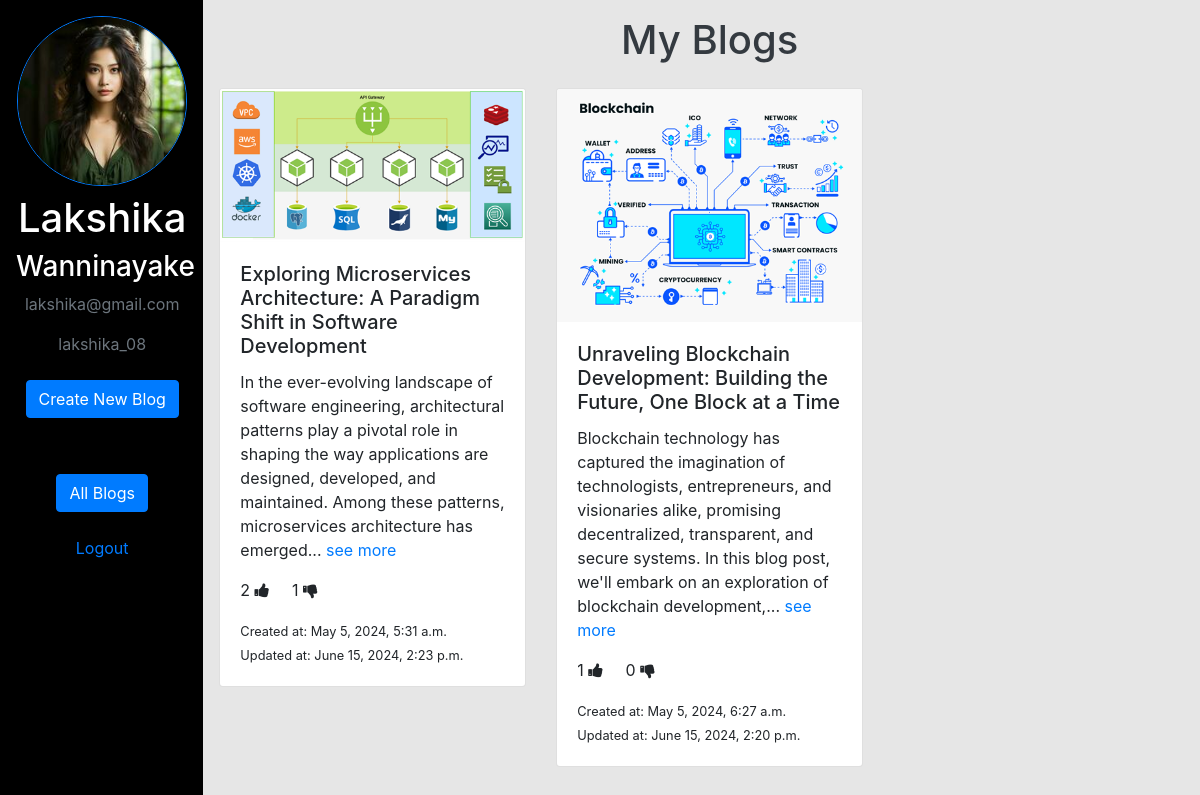
The page /blogging/10/dashboard/ on the database its author committed.
### blogging/models.py (models this page shows, shortened)
class ProfileImage(models.Model):
	profile_picture = models.ImageField(upload_to='profile_images/')
	userId = models.CharField(max_length=255)

class Product(models.Model):
	name = models.CharField(max_length=255)
	description = models.TextField()
	image = models.ImageField(upload_to='products/')
	created_at = models.DateTimeField(auto_now_add=True)
	updated_at = models.DateTimeField(auto_now=True)
	userId = models.CharField(max_length=255)
	likes = models.IntegerField(default=0)
	like_users = models.JSONField(default=list)
	dislikes = models.IntegerField(default=0)
	dislike_users = models.JSONField(default=list)
	comments = models.JSONField(default=list)
	def short_description(self):
		words = self.description.split()
		if len(words) > 50:
			return ' '.join(words[:30]) + '...'
		else:
			return self.description
	def is_see_more(self):
		words = self.description.split()
		if len(words) > 50:
			return True
		else:
			return False

### blogging/views.py (the view)
# urls.py: path('<int:id>/dashboard/', views.dashboard, name='dashboard'),
def dashboard(request,id):
    try:
        profilePic =  get_object_or_404(ProfileImage, userId=id)
        product = Product.objects.all().filter(userId=id)
        user = get_object_or_404(User, pk=id)
    except:
        profilePic = None
        user = get_object_or_404(User, pk=id)
        product = None
    return render(request, 'dashboard.html', {'user': user,'profilePic': profilePic, 'products': product})

### blogging/templates/dashboard.html (shortened to what this page needs)
<!DOCTYPE html>
<html lang="en">
<head>
    <link rel="stylesheet" href="https://maxcdn.bootstrapcdn.com/bootstrap/4.5.2/css/bootstrap.min.css">
    <link rel="stylesheet" href="https://cdnjs.cloudflare.com/ajax/libs/font-awesome/4.7.0/css/font-awesome.min.css">
</head>
<body style="background-color: black;">
    <div class="row pl-3 ">
        <div class="col-2" style="background-color: black;">
            <div class="pt-3">
                <center>
                    <img src="../../{{profilePic.profile_picture}}" alt="Image"
                        class="circle-img border border-primary mb-2" width="170" height="170">
                </center>
                <h1 class="text-center text-white">{{user.first_name}}</h1>
                <h3 class="text-center text-white">{{user.last_name}}</h3>
                <p class="text-center text-muted mt-2">{{user.email}}</p>
                <p class="text-center text-muted">{{user.username}}</p>
                <center><button class="btn btn-primary mt-2 text-center"
                        onclick="window.location.href=`{% url 'creat_blog' user.id %}`">Create New Blog</button>
                </center>
                <br><br>
                <center>
                    <form action="{% url 'product_list' %}" method="post">
                        <button class="btn btn-primary mt-2 text-center" type="submit">All Blogs</button>
                    </form>
                    <br>
                    <a href="{% url 'product_list' %}">Logout </a>
                </center>
            </div>
        </div>
        <div class="col-xl pt-3 pl-3" style="background-color: #e6e6e6; min-height: 100vh">
            <h1 class="text-center mb-4 text-dark">My Blogs</h1>
            <div class="row">
                {% for product in products %}
                <div class="col-md-4 mb-4">
                    <div class="card">
                        <a href="{% url 'product_detail' product.pk user.id %}">
                            <img src="{{ product.image.url }}" alt="{{ product.created_name }}"
                                class="card-img-top">
                        </a>
                        <div class="card-body">
                            <h5 class="card-title">{{ product.name }}</h5>
                            <p class="card-text">{{ product.short_description }}
                                {% if product.is_see_more %}
                                <a href="{% url 'product_detail' product.pk user.id %}">see more</a>
                                {% endif %}
                            </p>
                            <p class="mr-5 mt-2">{{product.likes}} <i
                                class="fa fa-thumbs-up"></i>&nbsp&nbsp&nbsp&nbsp&nbsp{{product.dislikes}} <i
                                class="fa fa-thumbs-down"></i></p>
                            <small class="card-text">Created at: {{ product.created_at }}</small> <br>
                            <small class="card-text">Updated at: {{ product.updated_at }}</small>
                        </div>
                    </div>
                </div>
                {% endfor %}
            </div>
        </div>
    </div>
</body>
</html>

### blogging/templates/dashboard.html (style rules this page uses)
.circle-img { border-radius: 50%; width: 170px; height: 170px; }

### rows shown on the page
ProfileImage: profile_picture (picture)
Product: image (picture), name "Exploring Microservices Architecture: A Paradigm Shift in Software Development", short_description "In the ever-evolving landscape of software engineering, architectural patterns play a pivotal role in shaping the way applications are designed, developed, and maintained. Among these patterns, microservices architecture has emerged...", shows "see more", likes "2", dislikes "1", created_at "May 5, 2024, 5:31 a.m.", updated_at "June 15, 2024, 2:23 p.m."
Product: image (picture), name "Unraveling Blockchain Development: Building the Future, One Block at a Time", short_description "Blockchain technology has captured the imagination of technologists, entrepreneurs, and visionaries alike, promising decentralized, transparent, and secure systems. In this blog post, we'll embark on an exploration of blockchain development,...", shows "see more", likes "1", dislikes "0", created_at "May 5, 2024, 6:27 a.m.", updated_at "June 15, 2024, 2:20 p.m."

### other values the page prints
{{ user.first_name }} "Lakshika"
{{ user.last_name }} "Wanninayake"
{{ user.email }} "lakshika@gmail.com"
{{ user.username }} "lakshika_08"
